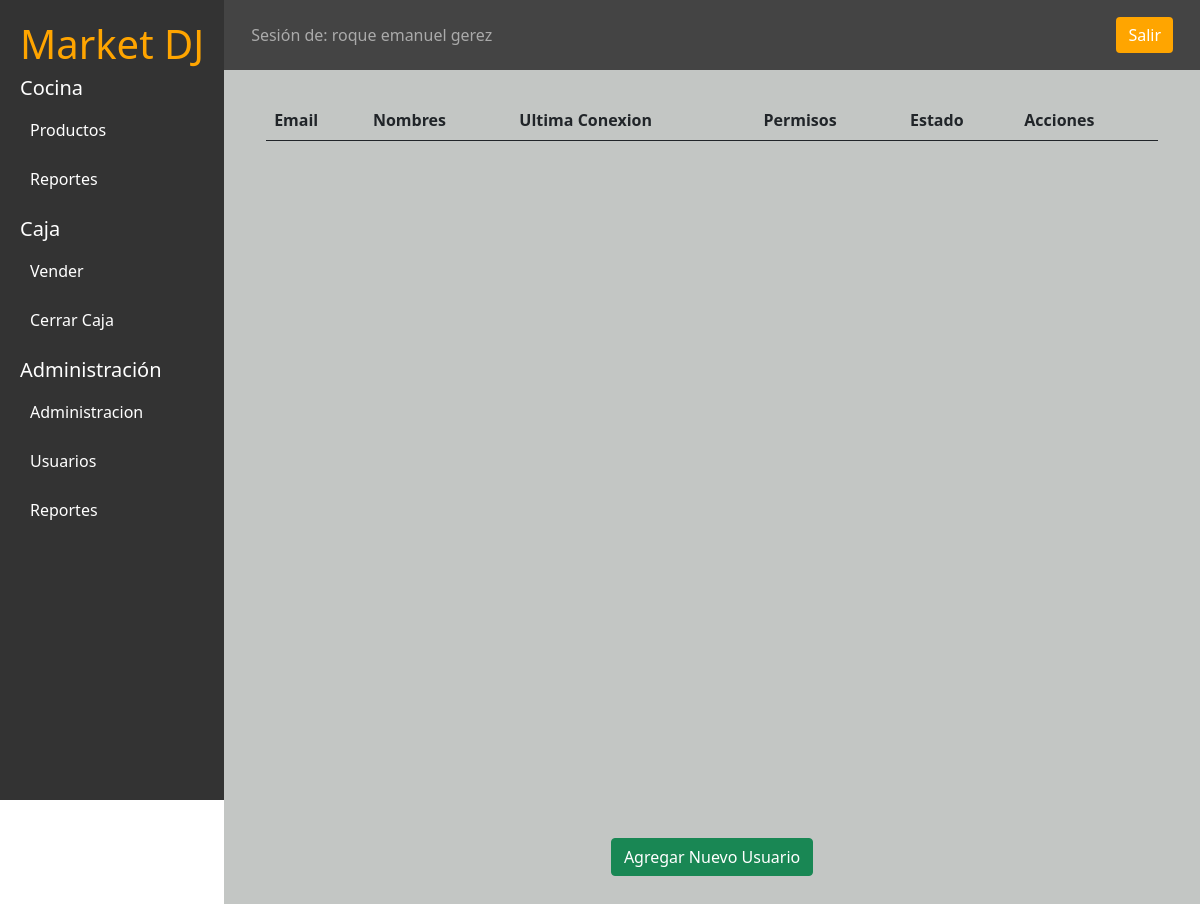
The app's page /users/lista/ (signed in), older data.
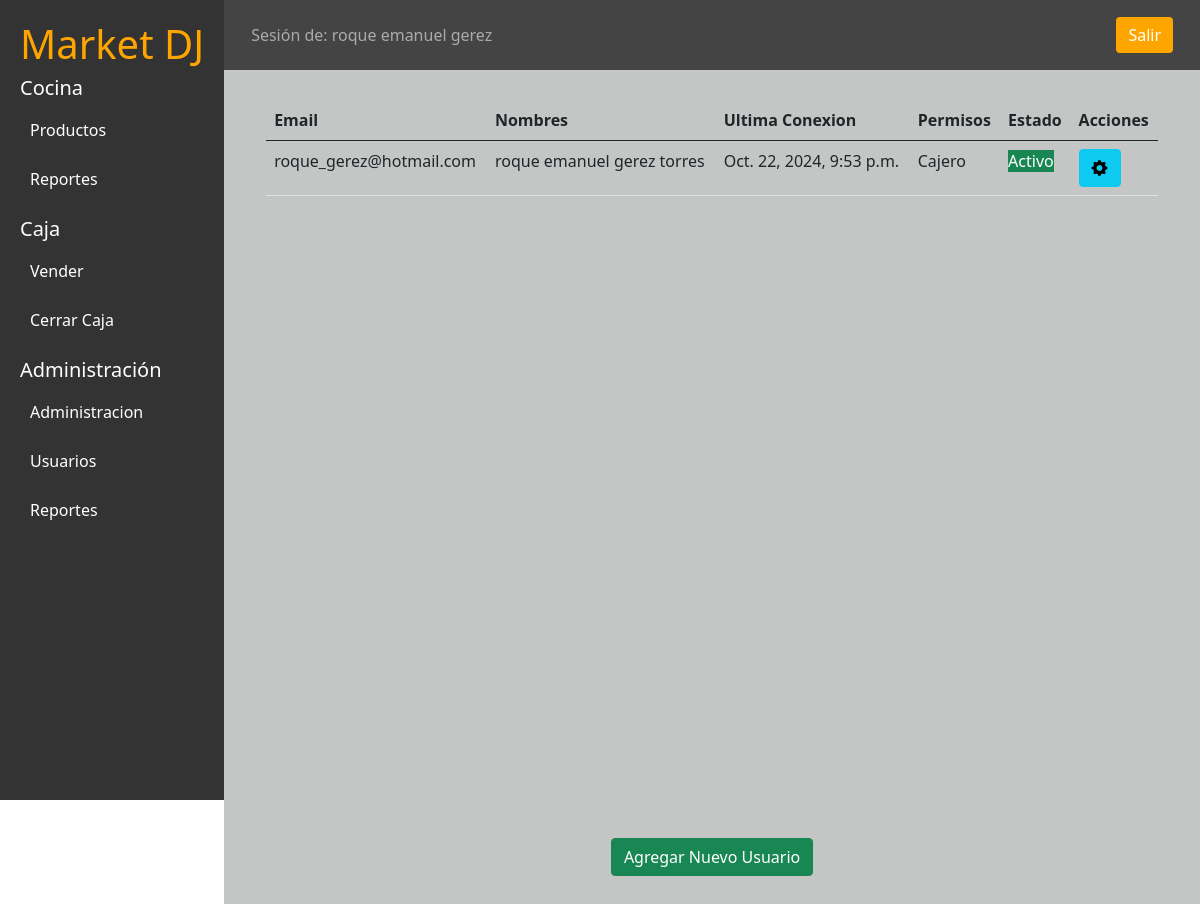
The same page, newer data.
### applications/users/models.py (models this page shows, shortened)
class User(AbstractBaseUser, PermissionsMixin):
    ADMINISTRADOR = '0'
    CAJERO = '1'
    COCINERO = '2'
    VARON = 'M'
    MUJER = 'F'
    OTRO = 'O'
    OCUPATION_CHOICES = [
        (ADMINISTRADOR, 'Administrador'),
        (CAJERO, 'Cajero'),
        (COCINERO, 'Cocinero'),
    ]
    GENDER_CHOICES = [
        (VARON, 'Masculino'),
        (MUJER, 'Femenino'),
        (OTRO, 'Otros'),
    ]
    email = models.EmailField(unique=True)
    telefono = models.CharField('Telefono', max_length=50, default='123')
    full_name = models.CharField('Nombres', max_length=100)
    domicilio = models.CharField('Domicilio', max_length=100, blank=True, null=True)
    ocupation = models.CharField(
        max_length=1,
        choices=OCUPATION_CHOICES,
        blank=True
    )
    genero = models.CharField(
        max_length=1,
        choices=GENDER_CHOICES,
        blank=True
    )
    date_birth = models.DateField(
        'Fecha de nacimiento',
        blank=True,
        null=True
    )
    is_staff = models.BooleanField(default=False)
    is_active = models.BooleanField(default=False)
    USERNAME_FIELD = 'email'
    REQUIRED_FIELDS = ['full_name']
    objects = UserManager()

### applications/users/views.py (the view)
class UserListView(LoginRequiredMixin, ListView):
    template_name = "users/lista.html"
    context_object_name = 'usuarios'
    login_url = reverse_lazy('users_app:User-Login')
    def get_queryset(self):
        return User.objects.usuarios_sistema()

### applications/users/managers.py (called while the page is built)
    def usuarios_sistema(self):
        return self.filter(
            is_superuser=False
        ).order_by('-last_login')

### templates/users/lista.html
{% extends "panel.html" %}
{% load  static %}
{% block panel-content %}
<div class="d-flex flex-column min-vh-100">
  <div class="container flex-grow-1">
    <table class="table">
      <thead>
        <tr>
          <th>Email</th>
          <th>Nombres</th>
          <th>Ultima Conexion</th>
          <th>Permisos</th>
          <th>Estado</th>
          <th>Acciones</th>
        </tr>
      </thead>
      <tbody>
        {% for usuario in usuarios %}
        <tr>
          <td>{{ usuario.email }}</td>
          <td>{{ usuario.full_name }}</td>
          <td>{{ usuario.last_login }}</td>
          <td>{{ usuario.get_ocupation_display }}</td>
          <td>
            {% if usuario.is_active %}
              <span class="bg-success text-white">Activo</span>
            {% else %}
              <span class="bg-warning text-black ">De Baja</span>
            {% endif %}
          </td>
          <td>
          <a href="{% url 'users_app:User-Update' usuario.id %}" class="btn btn-info"><i class="bi bi-gear-fill"></i></a>
          </td>
        </tr>
        {% endfor %}
      </tbody>
    </table>
  </div>
  <div class="container text-center my-4 mt-auto">
    <a href="{% url 'users_app:User-Register' %}" class="btn btn-success">Agregar Nuevo Usuario</a>
  </div>
</div>
{% endblock panel-content %}

### templates/panel.html
{% extends 'base.html' %}
{% load static %}
{% block css %}
    <link rel="stylesheet" href="{% static 'css/stylesindex.css' %}">
{% endblock css %}
{% block content %}
    <div class="d-flex">
        <div class="sidebar">
            <h1>Market DJ</h1>
            {% if user.is_active %}
            <h5>Cocina</h5>
            <a href="#">Productos</a>
            <a href="#">Reportes</a>
            <div class="mt-3">
                <h5>Caja</h5>
                <a href="#">Vender</a>
                <a href="#">Cerrar Caja</a>
            </div>
            <div class="mt-3">
                <h5>Administración</h5>
                <a href="#">Administracion</a>
                <a href="{% url 'users_app:User-Lista' %}">Usuarios</a>
                <a href="#">Reportes</a>
            </div>
        {% endif %}
    </div>
        <div class=" flex-grow-1 ">
            <nav class="navbar navbar-expand-lg navbar-dark">
                {% if user.is_active %}
                <div class="container-fluid">
                    <span class="navbar-text">Sesión de: {{ user.full_name }}</span>
                    <a href="{% url 'users_app:User-Logout' %}" class="btn btn-salir ml-auto">Salir</a>
                </div>
                {% endif %}
            </nav>
            <div class=" container-fluid  content min-vh-100">
            {% block panel-content %}
            {% endblock panel-content %}
            </div>
        </div>
    </div>
    {% endblock content %}

### templates/base.html (shortened to what this page needs)
{% load static %}
<!DOCTYPE html>
<html lang="es-MX">
<head>
  <link rel="stylesheet" href="{% static 'css/bootstrap.css' %}">
  <link rel="stylesheet" href="https://cdn.jsdelivr.net/npm/bootstrap-icons@1.11.3/font/bootstrap-icons.min.css">
  {% block css %}{% endblock css %}
</head>
<body>
    {% block content %}
    {% endblock content %}
  </body>
</html>

### static/css/stylesindex.css (style rules this page uses)
.sidebar { background-color: #333; color: white; height: 100vh; padding: 20px; }
.sidebar h1 { color: orange; }
.sidebar a { color: white; display: block; padding: 10px; margin: 5px 0; text-decoration: none; }
.navbar { background-color: #444; color: white; padding: 15px; }
.navbar .btn-salir { background-color: orange; border: none; color: white; }
.content { background-color: #c3c6c4; padding: 30px; }

Row changes from the older to the newer data that the page shows:
added User: email "roque_gerez@hotmail.com", full_name "roque emanuel gerez torres", last_login "Oct. 22, 2024, 9:53 p.m.", ocupation "Cajero", is_active "Activo"
